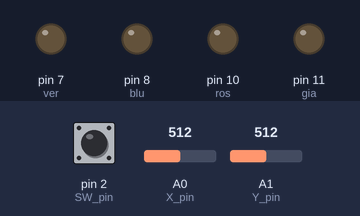
A sketch run on a simulated Arduino Uno, built with avr-gcc and run on an emulated ATmega328P. Shown: output pins drawn as LEDs (lit = HIGH). The inputs (shaded band) are chosen by the test bench; at power-on: A0 (X_pin) = 512, pin 2 (SW_pin) HIGH, A1 (Y_pin) = 512.

Above: at 1.2 s.
1.3 s: A0 (X_pin) set to 106
2.8 s: A0 (X_pin) set to 93
At 3.7 s:
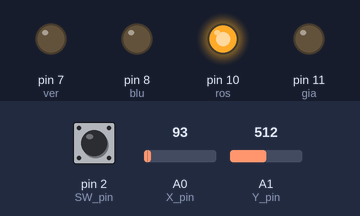
4.3 s: A0 (X_pin) set to 994
5.8 s: A0 (X_pin) set to 1017
At 7.0 s:
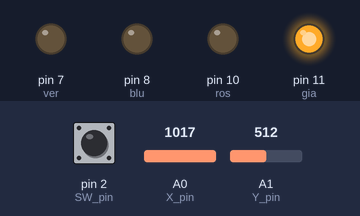
7.3 s: A0 (X_pin) set to 90
At 8.4 s:
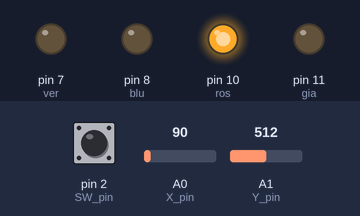
8.8 s: A0 (X_pin) set to 1010
At 9.5 s:
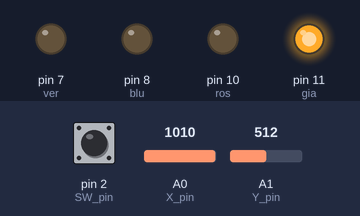
Timing chart, 0 to 11.3 s (numbered marks = the images above; inputs shaded):
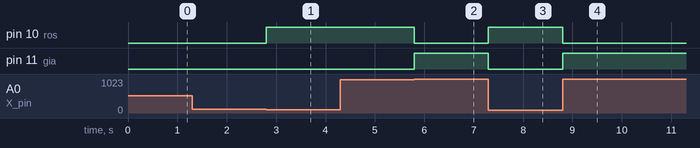

Measured:
- the behaviour switches between 100 and 99 on A0 (X_pin) (found by bisection; images 0 and 1)
- the behaviour switches between 1000 and 1001 on A0 (X_pin) (found by bisection; images 1 and 2)
- after the input at 1.3 s, every drawn part: stays the same
- after the input at 2.8 s, pin 10 (ros): LOW → HIGH at once
- after the input at 4.3 s, every drawn part: stays the same
- after the input at 5.8 s, pin 10 (ros): HIGH → LOW at once; pin 11 (gia): LOW → HIGH at once
- after the input at 7.3 s, pin 10 (ros): LOW → HIGH at once; pin 11 (gia): HIGH → LOW at once
- after the input at 8.8 s, pin 10 (ros): HIGH → LOW at once; pin 11 (gia): LOW → HIGH at once

The sketch:

MY_STICK.ino
```cpp
#include <pitches.h>
const int SW_pin = 2;
const int X_pin = 0;
const int Y_pin = 1;
#define blu 8
#define ver 7
#define ros 10
#define gia 11
#define buzzer 12
int melodia [] = { NOTE_C5, NOTE_D5, NOTE_C5, NOTE_D5, NOTE_B5, NOTE_F5, NOTE_C6, NOTE_C6 };
void setup() {
  pinMode(SW_pin, INPUT);
  pinMode(blu, OUTPUT);
  pinMode(ver, OUTPUT);
  pinMode(ros, OUTPUT);
  pinMode(gia, OUTPUT);
  digitalWrite(SW_pin, HIGH);

}
int tocco;
int x;
int y;

void loop() {
  tocco=digitalRead(SW_pin);
  x=analogRead(X_pin);
  y=analogRead(Y_pin);
  if (x>1000) {
    digitalWrite (gia, HIGH);
    digitalWrite (ros, LOW);
    digitalWrite (blu, LOW);
    digitalWrite (ver, LOW);
  }
  else if (x<100) {
    digitalWrite (ros, HIGH);
    digitalWrite (gia, LOW);
    digitalWrite (blu, LOW);
    digitalWrite (ver, LOW);
  }
  else if (y<100) {
    digitalWrite (blu, HIGH);
    digitalWrite (gia, LOW);
    digitalWrite (ros, LOW);
    digitalWrite (ver, LOW);
  }
  else if (y>1000) {
    digitalWrite (ver, HIGH);
    digitalWrite (gia, LOW);
    digitalWrite (blu, LOW);
    digitalWrite (ros, LOW);
  }
  else if (tocco==0) {
    for (int i=0; i<8; i++) {
      tone (buzzer, melodia[i], 3000);
      delay (1000);}
  }
}
```
